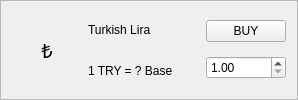
                 <widget class="QFrame" name="card_try">
                  <property name="minimumSize">
                   <size>
                    <width>0</width>
                    <height>100</height>
                   </size>
                  </property>
                  <property name="maximumSize">
                   <size>
                    <width>16777215</width>
                    <height>120</height>
                   </size>
                  </property>
                  <property name="frameShape">
                   <enum>QFrame::StyledPanel</enum>
                  </property>
                  <property name="frameShadow">
                   <enum>QFrame::Raised</enum>
                  </property>
                  <layout class="QHBoxLayout" name="horizontalLayout_21">
                   <item>
                    <widget class="QLabel" name="lbl_icon_try">
                     <property name="minimumSize">
                      <size>
                       <width>70</width>
                       <height>70</height>
                      </size>
                     </property>
                     <property name="font">
                      <font>
                       <pointsize>15</pointsize>
                      </font>
                     </property>
                     <property name="text">
                      <string>₺</string>
                     </property>
                     <property name="alignment">
                      <set>Qt::AlignCenter</set>
                     </property>
                    </widget>
                   </item>
                   <item>
                    <layout class="QVBoxLayout" name="verticalLayout_45">
                     <item>
                      <widget class="QLabel" name="lbl_name_try">
                       <property name="minimumSize">
                        <size>
                         <width>0</width>
                         <height>0</height>
                        </size>
                       </property>
                       <property name="text">
                        <string>Turkish Lira</string>
                       </property>
                      </widget>
                     </item>
                     <item>
                      <widget class="QLabel" name="lbl_rate_try">
                       <property name="minimumSize">
                        <size>
                         <width>0</width>
                         <height>0</height>
                        </size>
                       </property>
                       <property name="text">
                        <string>1 TRY = ? Base</string>
                       </property>
                      </widget>
                     </item>
                    </layout>
                   </item>
                   <item>
                    <spacer name="horizontalSpacer_21">
                     <property name="orientation">
                      <enum>Qt::Horizontal</enum>
                     </property>
                     <property name="sizeType">
                      <enum>QSizePolicy::Expanding</enum>
                     </property>
                     <property name="sizeHint" stdset="0">
                      <size>
                       <width>27</width>
                       <height>20</height>
                      </size>
                     </property>
                    </spacer>
                   </item>
                   <item>
                    <layout class="QVBoxLayout" name="verticalLayout_46">
                     <item>
                      <widget class="QPushButton" name="buy_try_button">
                       <property name="text">
                        <string>BUY</string>
                       </property>
                      </widget>
                     </item>
                     <item>
                      <widget class="QDoubleSpinBox" name="dsb_amount_try">
                       <property name="minimum">
                        <double>1.000000000000000</double>
                       </property>
                      </widget>
                     </item>
                    </layout>
                   </item>
                  </layout>
                 </widget>
